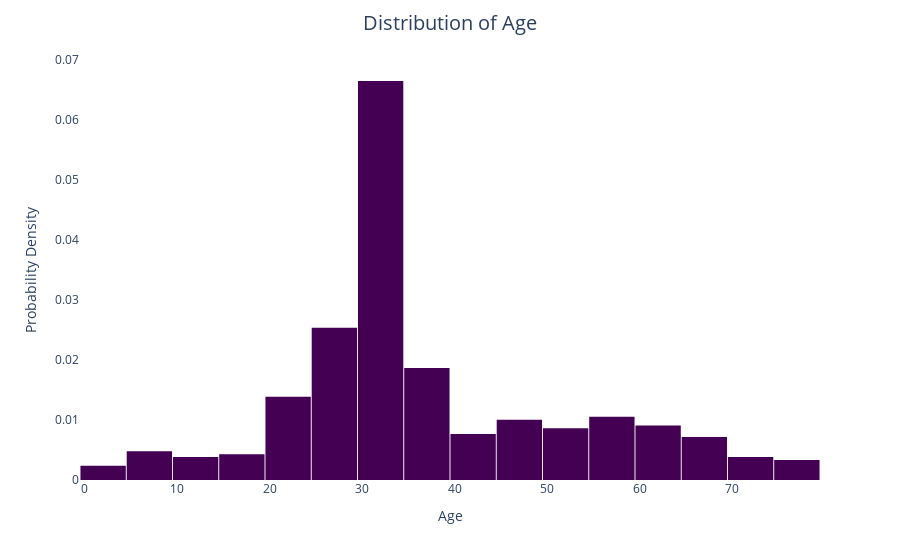

The cell this chart's notebook holds for it:
### Code cell
fig_age = px.histogram(titanic, x='Age', nbins=30, histnorm='probability density')
fig_age.update_traces(marker=dict(color='#440154'), selector=dict(type='histogram'))
fig_age.update_layout(title='Distribution of Age', title_x=0.5, title_pad=dict(t=20), title_font=dict(size=20), xaxis_title='Age', yaxis_title='Probability Density', xaxis=dict(showgrid=False), yaxis=dict(showgrid=False), bargap=0.02, plot_bgcolor = 'white')
fig_age.show()

### Figure 1 — Plotly figure (JSON) as saved in the notebook; plotly's stock layout.template omitted (floating-point values rounded to 4 significant figures; data arrays with more than 128 entries replaced by an {"elided": "..."} marker saying what was removed)
{"data": [{"alignmentgroup": "True", "bingroup": "x", "histnorm": "probability density", "hovertemplate": "Age=%{x}<br>probability density=%{y}<extra></extra>", "legendgroup": "", "marker": {"color": "#440154", "pattern": {"shape": ""}}, "name": "", "nbinsx": 30, "offsetgroup": "", "orientation": "v", "showlegend": false, "type": "histogram", "x": {"elided": "418 int values"}, "xaxis": "x", "yaxis": "y"}], "layout": {"bargap": 0.02, "barmode": "relative", "legend": {"tracegroupgap": 0}, "margin": {"t": 60}, "plot_bgcolor": "white", "title": {"font": {"size": 20}, "pad": {"t": 20}, "text": "Distribution of Age", "x": 0.5}, "xaxis": {"anchor": "y", "domain": [0, 1], "showgrid": false, "title": {"text": "Age"}}, "yaxis": {"anchor": "x", "domain": [0, 1], "showgrid": false, "title": {"text": "Probability Density"}}}}
